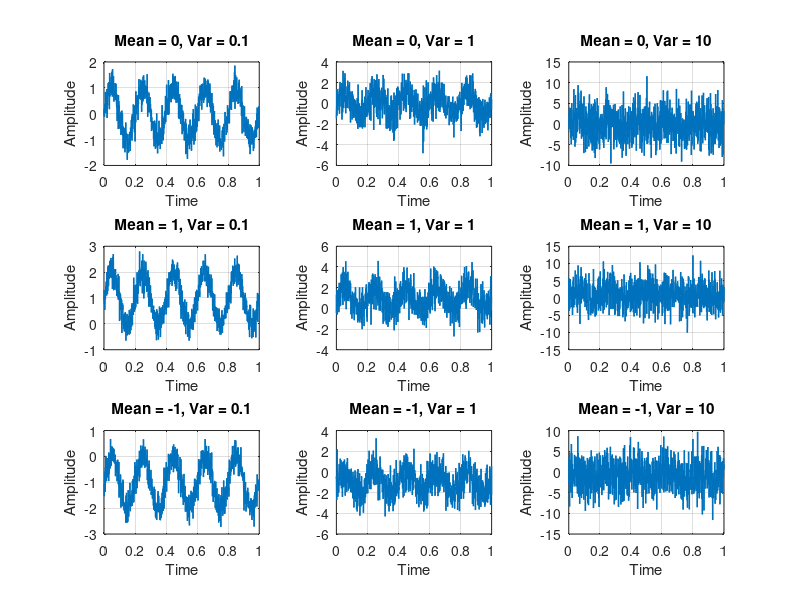

The MATLAB source for this figure:
clc;
clear;
close all;

% Clean signal
fs = 1000;
t = linspace(0, 1, fs);
freq = 5;
clean_signal = sin(2*pi*freq*t);

% Noise characteristics
means = [0, 1, -1];
variances = [0.1, 1, 10];

figure;

plot_index = 1;
for i = 1:length(means)
    for j = 1:length(variances)
        mean_val = means(i);
        variance = variances(j);

        noise = mean_val + sqrt(variance) * randn(1, fs);
        noisy_signal = clean_signal + noise;

        subplot(length(means), length(variances), plot_index);
        plot(t, noisy_signal, 'LineWidth', 1);
        title(['Mean = ', num2str(mean_val), ', Var = ', num2str(variance)]);
        xlabel('Time');
        ylabel('Amplitude');
        grid on;

        plot_index = plot_index + 1;
    end
end

% SNR calculation
fprintf('SNR Results:\n');
for i = 1:length(means)
    for j = 1:length(variances)
        mean_val = means(i);
        variance = variances(j);

        noise = mean_val + sqrt(variance) * randn(1, fs);
        snr_val = 10 * log10(var(clean_signal) / var(noise));

        fprintf('SNR for Mean %.1f and Variance %.1f: %.2f dB\n', ...
            mean_val, variance, snr_val);
    end
end
